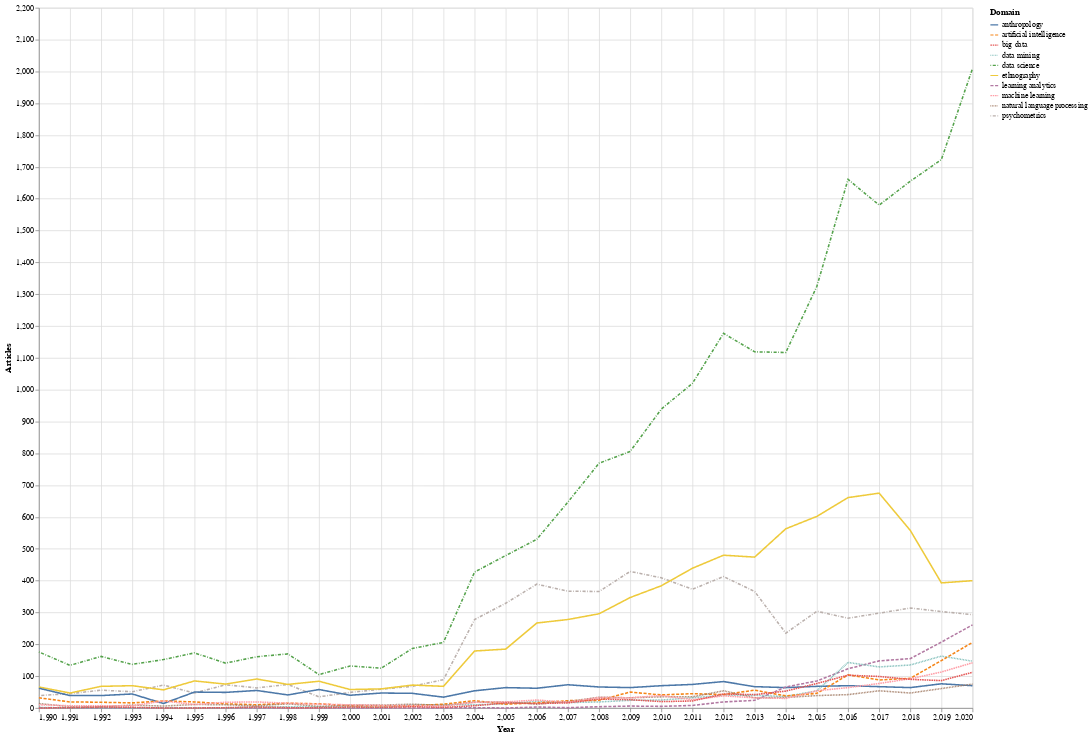

The cell this chart's notebook holds for it:
### Code cell
alt.Chart(df).mark_line().encode(x="Year:Q", y="Articles:Q", tooltip=["Articles"], color='Domain', strokeDash='Domain').properties(height=900, width=1200)

### Figure 1 — Vega-Lite specification as saved in the notebook (floating-point values rounded to 4 significant figures; data arrays with more than 128 entries replaced by an {"elided": "..."} marker saying what was removed)
{"config": {"view": {"continuousWidth": 400, "continuousHeight": 300}}, "data": {"name": "data-fc5d005dc5687bcdbd2dc1949c39ab31"}, "mark": "line", "encoding": {"color": {"type": "nominal", "field": "Domain"}, "strokeDash": {"type": "nominal", "field": "Domain"}, "tooltip": [{"type": "quantitative", "field": "Articles"}], "x": {"type": "quantitative", "field": "Year"}, "y": {"type": "quantitative", "field": "Articles"}}, "height": 900, "width": 1200, "$schema": "https://vega.github.io/schema/vega-lite/v4.8.1.json", "datasets": {"data-fc5d005dc5687bcdbd2dc1949c39ab31": {"elided": "310 records"}}}
